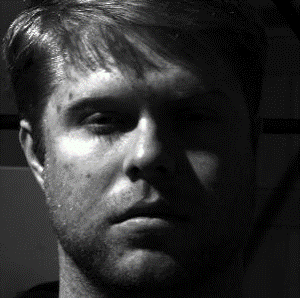
%> input picture Picture3.jpg, 300 x 298 px
$ octave --eval "result = Sharpening(imread('Picture3.jpg'));"   (GNU Octave 9; MATLAB toolbox functions it lacks are replaced by stand-ins)
%> lines starting %> are read from the running program, lines starting %| are printed output that depends on the picture
function img_sharp=Sharpening(img)

% Convert the image to double format
img = double(img);
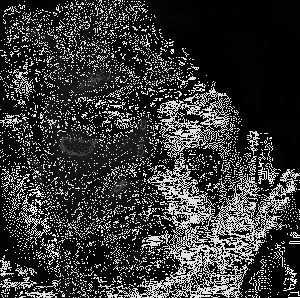
%> img: size 298x300 double; min 1, max 253, mean 55.3
[row,col,ch] = size(img);
%> row = 298; col = 300; ch = 1

% Define the sharpening filter mask
sharp_mask = [0 -1 0; -1 5 -1; 0 -1 0];
mask_size = size(sharp_mask, 1);
pad_size = floor(mask_size / 2);

% Pad the image with replicated pixels on all sides
img_padded = padarray(img, [pad_size pad_size], 'replicate', 'both');
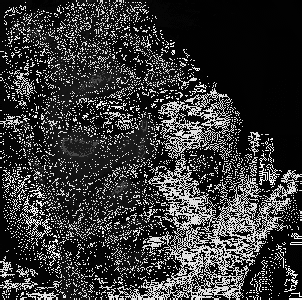
%> img_padded: size 300x302 double; min 1, max 253, mean 55

% Apply the sharpening filter to the padded image
img_sharp = zeros(size(img));
for k = 1:ch
    for i = 1:row
        for j = 1:col
            temp = sum(sum(img_padded(i:i+mask_size-1, j:j+mask_size-1,k) .* sharp_mask));
            if temp > 255
                temp = 255;
            end
            if temp <= 0
                temp = 0;
            end
            img_sharp(i,j,k) = temp;
        end
    end
end
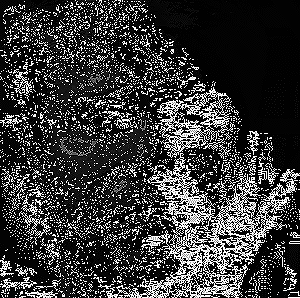
%> img_sharp: size 298x300 double; min 0, max 255, mean 58.7

% Display the original and sharpened images side by side
img=uint8(img);
%> img: size 298x300 uint8
img_sharp=uint8(img_sharp);
%> img_sharp: size 298x300 uint8
subplot(1,2,1),imshow(img),title('orignal image');
subplot(1,2,2),imshow(img_sharp),title('Modify image');
end

$ run again, on image4.jpg
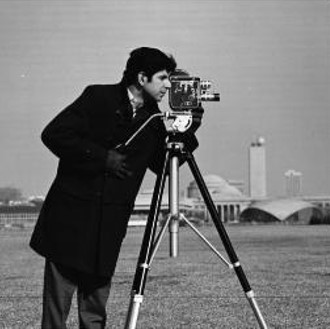
%> input picture image4.jpg, 330 x 329 px
%> in Sharpening, `img_padded = padarray(img, [pad_size pad_size], 'replicate', 'both');`:
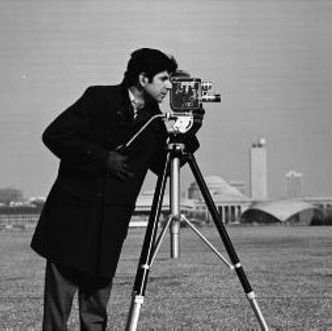
%> img_padded: size 331x332x3 double; min 0, max 255, mean 118.6
%> after the loop in Sharpening, `for k = 1:ch`:
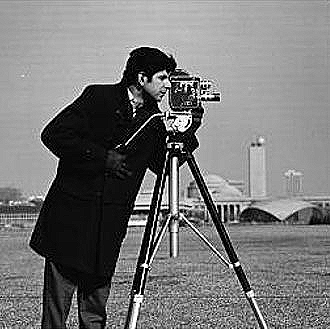
%> img_sharp: size 329x330x3 double; min 0, max 255, mean 119.3
%> in Sharpening, img is the input picture: size 329x330x3 uint8; min 0, max 255, mean 118.3
